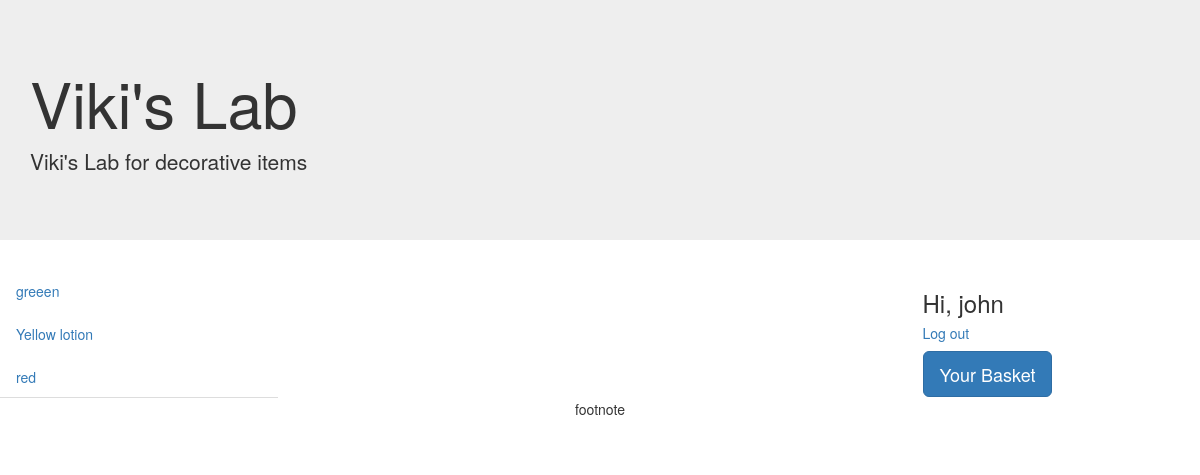
Screenshot of / (signed in) with the database file from the repository.
### app.py (models this page shows, shortened)
class ItemsDesc(db.Model):
    __tablename__ = 'itemsdesc'
    id = db.Column(db.Integer, primary_key=True)
    itemid = db.Column(db.Integer, db.ForeignKey('items.id'), nullable=False)
    name = db.Column(db.String, nullable=False)
    desc = db.Column(db.String)
    imgref = db.Column(db.String)
    item = db.relationship('Items', backref=db.backref('itemdesc', uselist=False))

class User(UserMixin, db.Model):
    __tablename__ = 'user'
    id = db.Column(db.Integer, primary_key=True)
    username = db.Column(db.String(30), unique=True)
    email = db.Column(db.String(50))
    password = db.Column(db.String(50))
    orders = db.relationship('Orders', backref='user')

### app.py (the view)
@app.route('/')
def main():
    items = ItemsDesc.query.all()
    return render_template('vlab.html',items=items)

### app.py (called while the page is built)
@loginmanager.user_loader
def loaduser(userid):
    return User.query.get(int(userid))

### templates/vlab.html (shortened to what this page needs)
<html lang="en">
<head>
    <link rel="stylesheet" type="text/css" href="{{url_for('static', filename='main.css')}}">
</head>
<body>
    {% extends 'bootstrap/base.html' %}
    {% import 'bootstrap/wtf.html' as wtf %}
    {% block content %}
    <div class="jumbotron jumbotron-fluid">
        <div class="container">
            <h1 class="display-3">Viki's Lab</h1>
            <p class="lead">Viki's Lab for decorative items</p>
        </div>
    </div>
    {% block middlepart %}
    <div class="row">
        <div class="col-xs-3">
            <ul class="nav nav-tabs nav-stacked">
                {% for item in items %}
                    <li>
                        <a href="{{url_for('selection', product=item.id)}}">{{item.name}}</a>
                    </li>
                {% endfor %}
            </ul>
        </div>
        <div class="col-xs-6">
        </div>
        <div class="col-xs-3">
            {% if current_user.is_authenticated %}
            <h3>Hi, {{ current_user.username }}</h3>
            <h5><a href="{{url_for('logout')}}">Log out</a> </h5>
            {% else %}
            <h5>
                <a href="{{url_for('login')}}">Log in</a> or
                <a href="{{url_for('signup')}}">Sign up</a>
            </h5>
            {% endif %}
            <a name="basket" id="basket" class="btn btn-primary btn-lg" href="{{url_for('basket')}}" role="button">Your Basket</a>
        </div>
    </div>
    {% endblock middlepart %}
    <div class="navbar">
        <div class="col-xs-12">
            <div style="text-align: center">footnote</div>
        </div>
    </div>
    {% endblock content %}

### static/main.css (style rules this page uses)
h1 { color: hotpink; }

### rows the page displays
ItemsDesc: name "greeen"
ItemsDesc: name "Yellow lotion"
ItemsDesc: name "red"
User: username "john"
